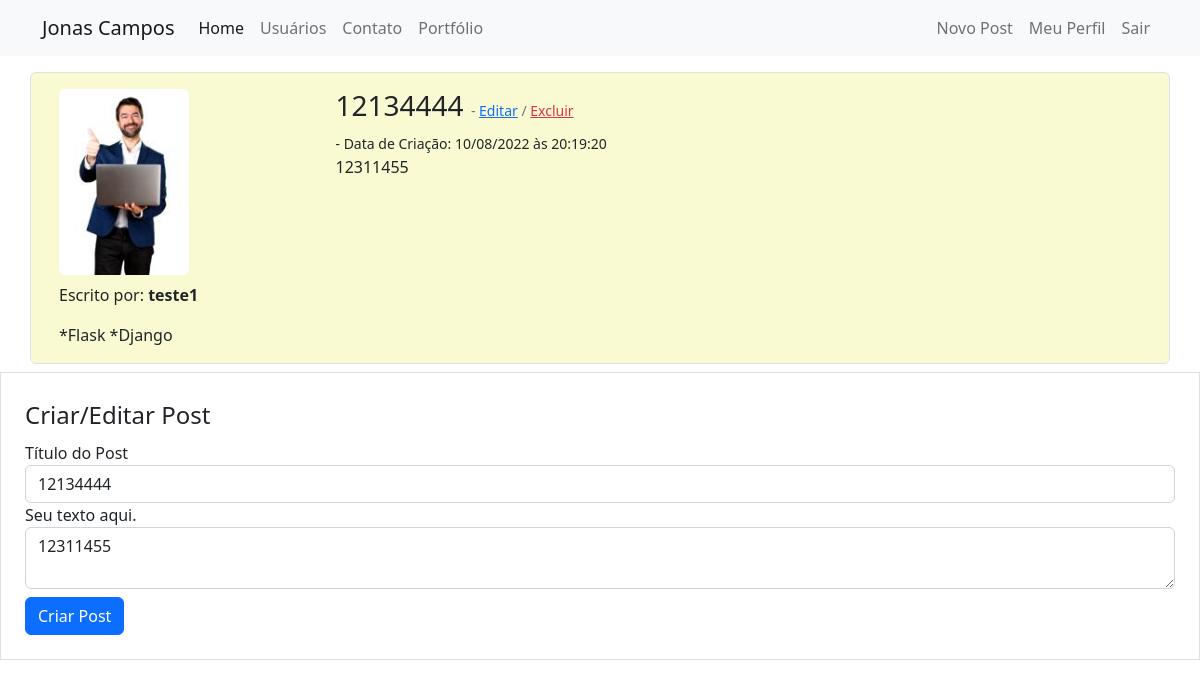
/post/1 (signed in), run on the app's committed database.
### models.py (models this page shows)
class Usuario(database.Model, UserMixin):
    id = database.Column(database.Integer, primary_key=True)
    username = database.Column(database.String, nullable=False)
    email = database.Column(database.String, nullable=False, unique=True)
    senha = database.Column(database.String, nullable=False)
    user_photo = database.Column(database.String, default='default_profile_img.png')
    posts = database.relationship('Post', backref='author', lazy=True)
    skills = database.Column(database.String, nullable=False, default=0)

class Post(database.Model):
    id = database.Column(database.Integer, primary_key=True)
    post_title = database.Column(database.String, nullable=False)
    post_text = database.Column(database.Text, nullable=False)
    post_created_at = database.Column(database.DATETIME, nullable=False, default=datetime.utcnow)
    id_author = database.Column(database.Integer, database.ForeignKey('usuario.id'), nullable=False)

### routes.py (the view)
@app.route('/post/<post_id>', methods=['GET', 'POST'])
@login_required
def post_show(post_id):
    post = Post.query.get(post_id)
    if current_user == post.author:
        form_new_post = forms.FormCriarPost()
        if request.method == 'GET':
            form_new_post.post_title.data = post.post_title
            form_new_post.post_text.data = post.post_text
        if form_new_post.validate_on_submit():
            post.post_title = form_new_post.post_title.data
            post.post_text = form_new_post.post_text.data
            database.session.commit()
            flash('Edição realizada com sucesso!', 'alert-success')
    else:
        form = None
    return render_template('post.html', post=post, form_new_post=form_new_post)

### forms.py
class FormCriarPost(FlaskForm):
    post_title = StringField('Título do Post', validators=[DataRequired(), Length(5, 40)])
    post_text = TextAreaField('Seu texto aqui.', validators=[DataRequired()])
    btn_submit_new_post = SubmitField('Criar Post')

### models.py (called while the page is built)
@login_manager.user_loader
def load_user(id_user):
    return Usuario.query.get(int(id_user))

### templates/post.html (shortened to what this page needs)
{% extends 'base.html' %}
{% block body %}
    <div class="container">
        <div class="row border rounded mt-3 p-3 my-post">
            <div class="column col-3">
                <div class="image pb-2">
                    <img src='{{ url_for('static', filename='img_profiles/{}'.format(post.author.user_photo)) }}'
                         class="rounded" width="130">
                </div>
                <p>Escrito por: <strong>{{ post.author.username }}</strong></p>
                {% if current_user.skills not in '0' %}
                    {% for skill in current_user.skills.split(';') %}
                        {% print('*' + skill) %}
                    {% endfor %}
                {% endif %}
            </div>
            <div class="column col-9">
                <h3>
                    {{ post.post_title }}
                    <small class="text-muted" style="font-size: 14px">
                        {% if form_new_post %}
                            - <a href="#editar_post">Editar</a>  /
                            <a href="modal_excluir.html" class="text-danger" data-bs-toggle="modal"
                               data-bs-target="#Excluir">Excluir</a>
                        {% endif %}
                    </small>
                </h3>
                <small> - Data de Criação: {{ post.post_created_at.strftime('%d/%m/%Y às %H:%M:%S') }}</small>
                <br/>
                <p>{{ post.post_text }}</p>
            </div>
        </div>
    </div>
    {% if post %}
        {% include 'form_new_post.html' %}
    {% endif %}
{% endblock %}

### templates/form_new_post.html (shortened to what this page needs)
<form action="" method="post" class="border p-4 mt-2" id="editar_post">
    <legend>Criar/Editar Post</legend>
    <fieldset>
        <div class="form-group">
            {{ form_new_post.post_title.label (class='form-control-label') }}
            {% if form_new_post.post_title.errors %}
                {{ form_new_post.post_title (class='form-control is-invalid') }}
                <div class="invalid-feedback">
                    {% for erro in form_new_post.post_title.errors %}
                        {{ erro }}
                    {% endfor %}
                </div>
            {% else %}
                {{ form_new_post.post_title (class='form-control') }}
            {% endif %}
        </div>
    <div class="form-group">
            {{ form_new_post.post_text.label (class='form-control-label') }}
            {% if form_new_post.post_text.errors %}
                {{ form_new_post.post_text (class='form-control is-invalid') }}
                <div class="invalid-feedback">
                    {% for erro in form_new_post.post_text.errors %}
                        {{ erro }}
                    {% endfor %}
                </div>
            {% else %}
                {{ form_new_post.post_text (class='form-control') }}
            {% endif %}
        </div>
    </fieldset>
    {{ form_new_post.btn_submit_new_post (class='btn btn-primary mt-2') }}
</form>

### static/main.css (style rules this page uses)
.my-post { background: lightgoldenrodyellow; }

### data on the page
Usuario: user_photo (picture), author.username "teste1"
Post: post_title "12134444", post_created_at "10/08/2022 às 20:19:20", post_text "12311455"

### other printed values
{{ print('*' + skill) }} "*Flask" "*Django"
